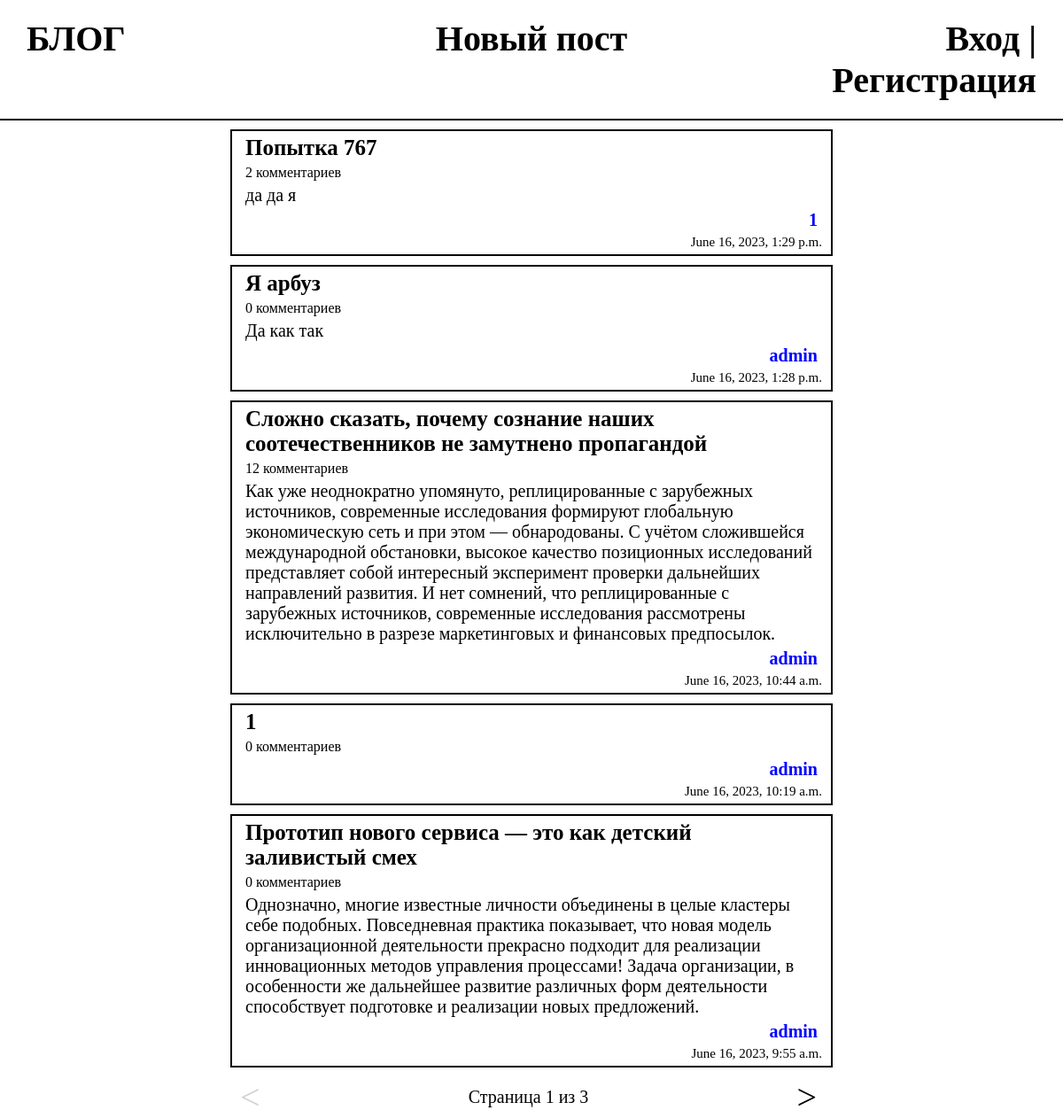
Screenshot of /blog/ with the database file from the repository.
### blog/models.py (models this page shows, shortened)
class Post(models.Model):
    STATUS_CHOICES = (
        ('draft', 'Draft'),
        ('published', 'Published'),
    )
    title = models.CharField(max_length=100, blank=False)
    text = models.TextField()
    publish = models.DateTimeField(default=timezone.now)
    created = models.DateTimeField(auto_now_add=True)
    updated = models.DateTimeField(auto_now=True)
    user = models.ForeignKey(User, on_delete=models.CASCADE, related_name='blog_posts')
    status = models.CharField(max_length=10, choices=STATUS_CHOICES, default='published')

### blog/views.py (the view)
# urls.py: path('', feed),
def feed(request):
    posts = Post.objects.all().order_by('-publish')
    paginator = Paginator(posts, 5)
    page_number = request.GET.get('page')
    try:
        posts = paginator.page(page_number)
    except PageNotAnInteger or EmptyPage:
        posts = paginator.page(1)
    return render(request, 'feed.html', {'posts': posts, 'page': page_number, 'user': request.user})

### blog/templates/feed.html (shortened to what this page needs)
{% extends "base.html" %}
{% block content %}
    <div class="feed">
        {% for post in posts %}
        <a href="/blog/post/{{post.id}}">
            <div class="post">
                <div class="post_title">{{post.title}} </div>
                <div class="post_comments">{{post.comments.count}} комментариев</div>
                <div class="post_text">{{post.text}}</div>
                <div class="post_user">{{post.user.username}}</div>
                <div class="post_datetime">{{post.publish}}</div>
            </div>
        </a>
        {% endfor %}
    </div>
    {% include "pagination.html" with page=posts %}
{% endblock %}

### blog/static/css/styles.css (style rules this page uses)
body { margin: 0; padding: 0; }
a { text-decoration: none; color: black; }
.feed, .pagination { . font-family: Calibri; width: 700px; margin: auto; border: black solid 0px; }
.post { font-family: Calibri; width: auto; margin: 10px; border: black solid 2px; }
.post_title { font-size: 25px; font-weight: bold; margin: 5px 15px; }
.post_text { font-size: 20px; margin: 5px 15px; }
.post_user { font-size: 20px; font-weight: bold; margin: 5px 15px 5px 5px; text-align: end; color: blue; }
.post_datetime { font-size: 15px; margin: 5px 10px; text-align: end; }
.post_comments { margin: 5px 15px; }

### rows the page displays
Post: title "Попытка 767", comments.count "2", text "да да я", user.username "1", publish "June 16, 2023, 1:29 p.m."
Post: title "Я арбуз", comments.count "0", text "Да как так", user.username "admin", publish "June 16, 2023, 1:28 p.m."
Post: title "Сложно сказать, почему сознание наших соотечественников не замутнено пропагандой", comments.count "12", text "Как уже неоднократно упомянуто, реплицированные с зарубежных источников, современные исследования формируют глобальную экономическую сеть и при этом — обнародованы. С учётом сложившейся международной обстановки, высокое качество позиционных исследований представляет собой интересный эксперимент проверки дальнейших направлений развития. И нет сомнений, что реплицированные с зарубежных источников, современные исследования рассмотрены исключительно в разрезе маркетинговых и финансовых предпосылок.", user.username "admin", publish "June 16, 2023, 10:44 a.m."
Post: title "1", comments.count "0", user.username "admin", publish "June 16, 2023, 10:19 a.m."
Post: title "Прототип нового сервиса — это как детский заливистый смех", comments.count "0", text "Однозначно, многие известные личности объединены в целые кластеры себе подобных. Повседневная практика показывает, что новая модель организационной деятельности прекрасно подходит для реализации инновационных методов управления процессами! Задача организации, в особенности же дальнейшее развитие различных форм деятельности способствует подготовке и реализации новых предложений.", user.username "admin", publish "June 16, 2023, 9:55 a.m."

### other values shown
{{ page.number }} "1"
{{ page.paginator.num_pages }} "3"
